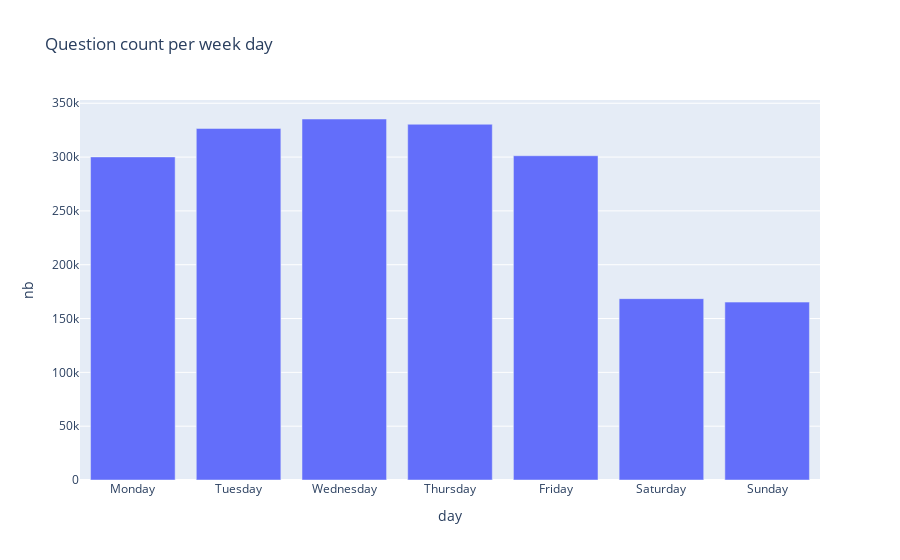

Source (notebook cell):
### Code cell
questions_count_per_day = pd.read_sql("""
    select count(q.id) as nb, date_part('isodow', asked_at) as weekday from question q
    group by weekday
    order by weekday
""", client)

days = ["Monday", "Tuesday", "Wednesday", "Thursday", "Friday", "Saturday", "Sunday"]
questions_count_per_day["day"] = questions_count_per_day["weekday"].apply(lambda x: days[int(x)-1])

fig = px.bar(questions_count_per_day, x='day', y='nb', title="Question count per week day")
fig.show()

### Figure 1 — Plotly figure (JSON) as saved in the notebook; plotly's stock layout.template omitted (floating-point values rounded to 4 significant figures)
{"data": [{"alignmentgroup": "True", "hovertemplate": "day=%{x}<br>nb=%{y}<extra></extra>", "legendgroup": "", "marker": {"color": "#636efa", "pattern": {"shape": ""}}, "name": "", "offsetgroup": "", "orientation": "v", "showlegend": false, "textposition": "auto", "type": "bar", "x": ["Monday", "Tuesday", "Wednesday", "Thursday", "Friday", "Saturday", "Sunday"], "xaxis": "x", "y": [300154, 326609, 335376, 330491, 301249, 168486, 165256], "yaxis": "y"}], "layout": {"barmode": "relative", "legend": {"tracegroupgap": 0}, "title": {"text": "Question count per week day"}, "xaxis": {"anchor": "y", "domain": [0, 1], "title": {"text": "day"}}, "yaxis": {"anchor": "x", "domain": [0, 1], "title": {"text": "nb"}}}}
